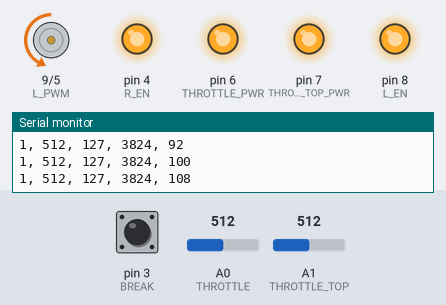
Bench run of a program on a simulated Arduino Pro Mini, built with avr-gcc and run on an emulated ATmega328P. On the bench: motor-driver pin pairs drawn as motors (green arrow = first pin HIGH = forward, orange = second pin HIGH = backward, longer = more drive), output pins drawn as LEDs (lit = HIGH), the last lines printed to the serial monitor. The test bench sets the inputs (shaded band); at power-on: A1 (THROTTLE_TOP) = 512, A0 (THROTTLE) = 512, pin 3 (BREAK) HIGH.

Above: at 1.26 s.
1.3 s: A1 (THROTTLE_TOP) set to 716
4.3 s: A0 (THROTTLE) set to 0
At 4.49 s:
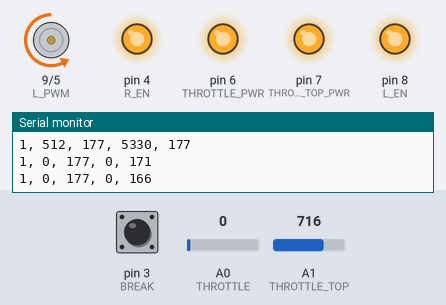
7.3 s: A0 (THROTTLE) set to 2
At 7.52 s:
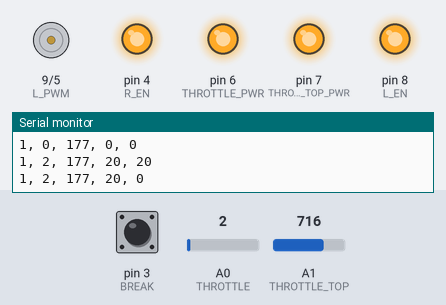
10.3 s: A1 (THROTTLE_TOP) set to 695
13.3 s: A1 (THROTTLE_TOP) set to 671
At 13.9 s:
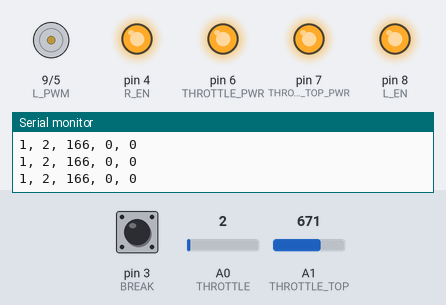
14.8 s: A0 (THROTTLE) set to 122
At 15.2 s:
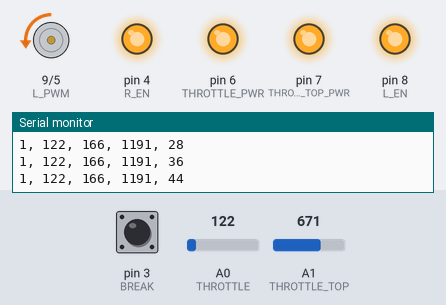
Timing chart, 0 to 18.3 s (numbered marks = the images above; inputs shaded):
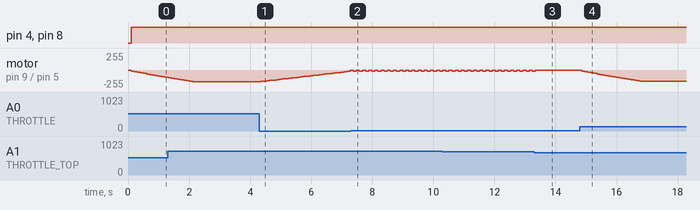

Measured:
- the behaviour switches between 1 and 2 on A0 (THROTTLE) (found by bisection; images 1 and 2)
- after the input at 4.3 s, motor on pin 9 (L_PWM) / pin 5 (R_PWM): moves from backward 177/255 to stopped over 2.9 s, starting after 0.05 s
- after the input at 7.3 s, motor on pin 9 (L_PWM) / pin 5 (R_PWM): stopped → backward 22/255 after 0.08 s, then repeats every 0.20 s: stopped 0.10 s, backward 20/255 0.10 s
- after the input at 13.3 s, motor on pin 9 (L_PWM) / pin 5 (R_PWM): goes on until 13.3 s, then stays stopped
- after the input at 14.8 s, motor on pin 9 (L_PWM) / pin 5 (R_PWM): moves from stopped to backward 166/255 over 1.9 s, starting after 0.05 s

The program:

main.cpp
```cpp
/*
By: Jeff Underly (DesignCell)
Date: 2021.08.19

eBike

DC motor driver with rudementy ramping. Speed Signal
from potentiometer with adjustable top speed pot.
Source power circuit has soft power latch allowing
Break to 'wake up' and idle timeout disconnect.
*/

#include <Arduino.h>

#define SERIAL_DEBUG

#define LATCH 2
#define BREAK 3
#define THROTTLE A0
#define THROTTLE_TOP A1
#define THROTTLE_PWR 6
#define THROTTLE_TOP_PWR 7


// BTS7960
#define R_EN  4  // R_EN : OUTPUT, Forward Drive Enable, Active High, Low Disable
#define R_PWM 5  // RPWM : OUTPUT, Forward PWM, Active High
//#define R_IS  6  // R_IS : INPUT, Forward Drive Side Current Alarm,

#define L_EN  8  // L_EN : OUTPUT, Reverse Drive Enable, Active High, Low Disable
#define L_PWM 9  // LPWM : OUTPUT, Reverse PWM, Active High
//#define L_IS  9  // L_IS : INPUT, Reverse Drive Side Current Alarm.

                  // Vcc  : INPUT, +5VDC Power Supply to Microcontroller
                  // Gnd  : INPUT, Gound Power Supply to Microcontroller


uint16_t interval_hz = 10;
uint32_t interval = 1000 / interval_hz; // Millis
uint32_t  pMillis = millis();

uint32_t idleTimeout = 20000;
uint32_t idleTime;

float accel_adder = 255 / 3 / interval_hz;  // Seconds to full speed
float accel_sub   = 255 / 1 / interval_hz;  // Seconds to full stop
float spdPWM = 0;

int spdUpper;
int spdLower = 20; // Adjust to min run speed
int spdStart = 0; // Adjust to Start from stall
int throttleLower = 0; // Adjust to min Throttle w/padding
int throttleUpper = 17; // Adjust to Max Throttle
int throttlePos;  // Analog Read Throttle Position
int throttleTop = 100;  // Analog Read Throttle Top Speed
bool breakStatus = false;  // DI break status

void setup() {
  pinMode(LATCH,OUTPUT);
  digitalWrite(LATCH,LOW); // Low = Allow Latch

  pinMode(BREAK,INPUT_PULLUP);

  pinMode(THROTTLE_PWR, OUTPUT);
  digitalWrite(THROTTLE_PWR,HIGH);
  pinMode(THROTTLE, INPUT);

  pinMode(THROTTLE_TOP_PWR, OUTPUT);
  digitalWrite(THROTTLE_TOP_PWR,HIGH);
  pinMode(THROTTLE_TOP, INPUT);

  pinMode(R_EN ,OUTPUT);  // R_EN : Forward Drive Enable, Active High, Low Disable
  pinMode(R_PWM,OUTPUT);  // RPWM : Forward PWM, Active High
  //pinMode(R_IS ,INPUT);   // R_IS : Forward Drive Side Current Alarm
  pinMode(L_EN ,OUTPUT);  // L_EN : Reverse Drive Enable, Active High, Low Disable
  pinMode(L_PWM,OUTPUT);  // LPWM : Reverse PWM, Active High
  //pinMode(L_IS ,INPUT);   // L_IS : Reverse Drive Side Current Alarm

  //Disable Motors
  analogWrite(R_PWM,0);
  analogWrite(L_PWM,0);
  digitalWrite(R_EN,LOW);
  digitalWrite(L_EN,LOW);

  // Debug console
  #ifdef SERIAL_DEBUG
  Serial.begin(115000);
  #endif

}

void serialPrint()
{
  char sPrint[50];
  int num1 = breakStatus;
  int num2 = analogRead(THROTTLE);
  int num3 = throttleTop;
  int num4 = throttlePos;
  int num5 = spdPWM;


  sprintf(sPrint, "%d, %d, %d, %d, %d", num1, num2, num3, num4, num5);

  //Print
	Serial.println(sPrint);
}

void DisconnectPwr()
{
  // Kill Outouts
  digitalWrite(THROTTLE_PWR, LOW);
  digitalWrite(THROTTLE_TOP_PWR, LOW);

  digitalWrite(R_EN,LOW);
  analogWrite(R_PWM,0);
  digitalWrite(L_EN,LOW);
  analogWrite(L_PWM,0);


  delay(10);
  digitalWrite(LATCH,HIGH);
}

void loop() {
  if (millis() - pMillis > interval)
  {
    pMillis = millis();

    // Read Inputs
    throttleTop = map(analogRead(THROTTLE_TOP),0, 1023, 0,254); // 0-1023
    throttlePos = map(analogRead(THROTTLE), throttleLower, throttleUpper, 0, throttleTop);     // min-max
    breakStatus = digitalRead(BREAK);

    if (throttlePos < spdLower)
      throttlePos = 0;

    if (throttlePos != 0 || breakStatus == 0)
      idleTime = millis();

    if (breakStatus == 1)
    {
      if (spdPWM < throttlePos)
        {
          spdPWM += accel_adder;
          if (spdPWM > throttleTop) spdPWM = throttleTop;
          if (spdPWM < spdLower) spdPWM = spdLower;
        }
      else
      {
        spdPWM -= accel_adder / 1.5;
        if (spdPWM < spdLower) spdPWM = 0;
      }
    }
    else
    {
        spdPWM -= accel_sub;
        if (spdPWM < spdLower) spdPWM = 0;
    }

    digitalWrite(R_EN,HIGH);
    analogWrite(R_PWM,spdPWM); //FWD PWM
    digitalWrite(L_EN,HIGH);
    analogWrite(L_PWM,0);


    #ifdef SERIAL_DEBUG
    serialPrint();
    #endif
  }

  if(millis() - idleTime > idleTimeout) DisconnectPwr();
}
```
